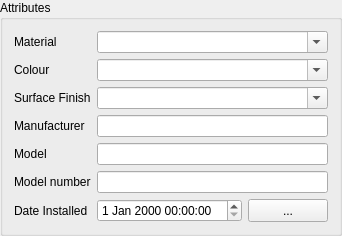
  <widget class="QGroupBox" name="groupBox_11">
   <property name="geometry">
    <rect>
     <x>683</x>
     <y>339</y>
     <width>324</width>
     <height>214</height>
    </rect>
   </property>
   <property name="title">
    <string>Attributes</string>
   </property>
   <property name="checkable">
    <bool>false</bool>
   </property>
   <layout class="QFormLayout" name="formLayout_7">
    <item row="0" column="0">
     <widget class="QLabel" name="label_94">
      <property name="text">
       <string>Material</string>
      </property>
     </widget>
    </item>
    <item row="0" column="1">
     <widget class="QComboBox" name="Material">
      <property name="editable">
       <bool>true</bool>
      </property>
      <item>
       <property name="text">
        <string/>
       </property>
      </item>
      <item>
       <property name="text">
        <string>Timber </string>
       </property>
      </item>
      <item>
       <property name="text">
        <string>Concrete</string>
       </property>
      </item>
      <item>
       <property name="text">
        <string>Steel</string>
       </property>
      </item>
      <item>
       <property name="text">
        <string>Aluminium</string>
       </property>
      </item>
      <item>
       <property name="text">
        <string>Sandstone</string>
       </property>
      </item>
      <item>
       <property name="text">
        <string>Granite</string>
       </property>
      </item>
      <item>
       <property name="text">
        <string>Marble</string>
       </property>
      </item>
      <item>
       <property name="text">
        <string>Cast Iron</string>
       </property>
      </item>
      <item>
       <property name="text">
        <string>Wrought Iron</string>
       </property>
      </item>
      <item>
       <property name="text">
        <string>Plastic</string>
       </property>
      </item>
      <item>
       <property name="text">
        <string>Stone</string>
       </property>
      </item>
     </widget>
    </item>
    <item row="1" column="0">
     <widget class="QLabel" name="label_102">
      <property name="text">
       <string>Colour</string>
      </property>
     </widget>
    </item>
    <item row="1" column="1">
     <widget class="QComboBox" name="Colour">
      <property name="editable">
       <bool>true</bool>
      </property>
      <item>
       <property name="text">
        <string/>
       </property>
      </item>
      <item>
       <property name="text">
        <string>Heritage Green</string>
       </property>
      </item>
      <item>
       <property name="text">
        <string>Heritage Red</string>
       </property>
      </item>
      <item>
       <property name="text">
        <string>White</string>
       </property>
      </item>
      <item>
       <property name="text">
        <string>Cream</string>
       </property>
      </item>
     </widget>
    </item>
    <item row="2" column="0">
     <widget class="QLabel" name="label_95">
      <property name="text">
       <string>Surface Finish</string>
      </property>
     </widget>
    </item>
    <item row="2" column="1">
     <widget class="QComboBox" name="Surface_Finish">
      <property name="editable">
       <bool>true</bool>
      </property>
      <item>
       <property name="text">
        <string/>
       </property>
      </item>
      <item>
       <property name="text">
        <string>Painted</string>
       </property>
      </item>
      <item>
       <property name="text">
        <string>Powder Coated</string>
       </property>
      </item>
     </widget>
    </item>
    <item row="3" column="0">
     <widget class="QLabel" name="label_78">
      <property name="text">
       <string>Manufacturer</string>
      </property>
     </widget>
    </item>
    <item row="3" column="1">
     <widget class="QLineEdit" name="Manufacturer_2"/>
    </item>
    <item row="4" column="0">
     <widget class="QLabel" name="label_83">
      <property name="text">
       <string>Model</string>
      </property>
     </widget>
    </item>
    <item row="4" column="1">
     <widget class="QLineEdit" name="Model"/>
    </item>
    <item row="5" column="0">
     <widget class="QLabel" name="label_79">
      <property name="text">
       <string>Model number</string>
      </property>
     </widget>
    </item>
    <item row="5" column="1">
     <widget class="QLineEdit" name="Model_number"/>
    </item>
    <item row="6" column="0">
     <widget class="QLabel" name="Inspection_Date_11">
      <property name="text">
       <string>Date Installed</string>
      </property>
     </widget>
    </item>
    <item row="6" column="1">
     <layout class="QHBoxLayout" name="horizontalLayout">
      <item>
       <widget class="QDateTimeEdit" name="Date_Installed"/>
      </item>
      <item>
       <widget class="QPushButton" name="Date_Installed_pick">
        <property name="sizePolicy">
         <sizepolicy hsizetype="Preferred" vsizetype="Preferred">
          <horstretch>0</horstretch>
          <verstretch>0</verstretch>
         </sizepolicy>
        </property>
        <property name="text">
         <string>...</string>
        </property>
       </widget>
      </item>
     </layout>
    </item>
   </layout>
  </widget>
